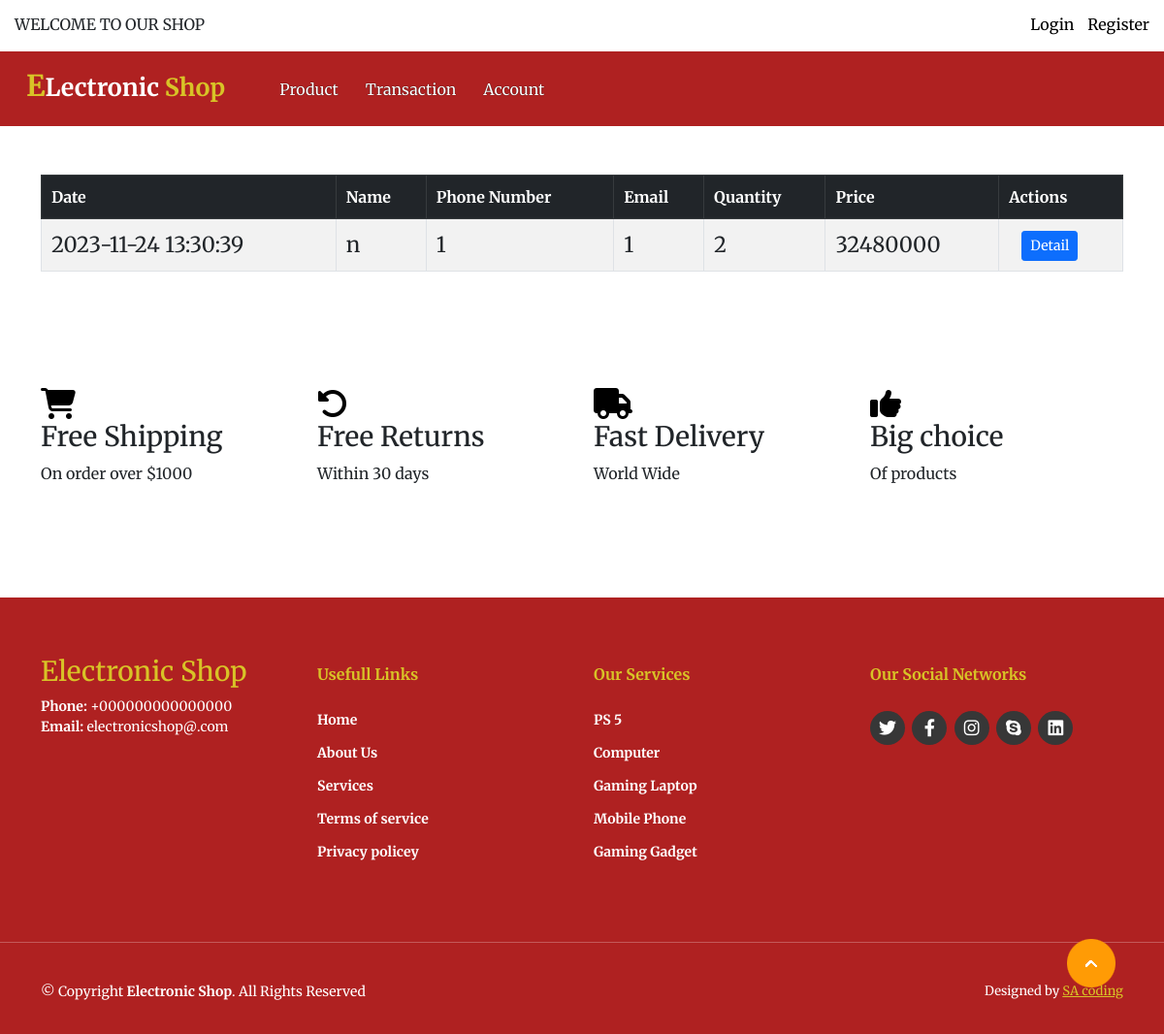
/transaction.php, run on the app's committed database.
### tables this page shows
CREATE TABLE `transaction` (
  `id` bigint NOT NULL AUTO_INCREMENT,
  `cart_id` bigint DEFAULT NULL,
  `total_price` bigint DEFAULT NULL,
  `total_quantity` bigint DEFAULT NULL,
  `transaction_date` datetime DEFAULT NULL,
  `user_id` bigint DEFAULT NULL,
  PRIMARY KEY (`id`),
  KEY `cart_id` (`cart_id`),
  KEY `fk_user_id` (`user_id`),
  CONSTRAINT `fk_user_id` FOREIGN KEY (`user_id`) REFERENCES `user` (`id`),
  CONSTRAINT `transaction_ibfk_1` FOREIGN KEY (`cart_id`) REFERENCES `cart` (`id`)
);

CREATE TABLE `user` (
  `id` bigint NOT NULL AUTO_INCREMENT,
  `name` varchar(255) NOT NULL,
  `user_name` varchar(255) NOT NULL,
  `phone_number` varchar(255) NOT NULL,
  `address` varchar(255) NOT NULL,
  `email` varchar(255) NOT NULL,
  `password` varchar(255) NOT NULL,
  `roleid` int NOT NULL,
  PRIMARY KEY (`id`,`roleid`),
  KEY `fk_user_role1_idx` (`roleid`),
  CONSTRAINT `fk_user_role1` FOREIGN KEY (`roleid`) REFERENCES `role` (`id`)
);

### transaction.php (the view, shortened to what this page needs)
<!DOCTYPE html>
<html lang="en">
<head>
    <link rel="stylesheet" href="style.css">
    <link href="https://cdn.jsdelivr.net/npm/bootstrap@5.0.2/dist/css/bootstrap.min.css" rel="stylesheet"
>
    <link rel="stylesheet" href="https://cdnjs.cloudflare.com/ajax/libs/font-awesome/6.2.0/css/all.min.css">
</head>
<body>
    <div class="fixed-top">
        <div class="top-navbar  bg-white">
            <p>WELCOME TO OUR SHOP</p>
            <div class="icons">
                <a href="login.php"><img src="./images/register.png" alt="" width="18px">Login</a>
                <a href="register.php"><img src="./images/register.png" alt="" width="18px">Register</a>
            </div>
        </div>
        <nav class="navbar navbar-expand-lg" id="navbar">
            <div class="container-fluid">
                <a class="navbar-brand" href="" id="logo"><span id="span1">E</span>Lectronic <span>Shop</span></a>
                <div class="collapse navbar-collapse" id="navbarSupportedContent">
                    <ul class="navbar-nav me-auto mb-2 mb-lg-0">
                        <li class="nav-item">
                            <a class="nav-link" href="http://localhost/projectlaptop/admin.php">Product</a>
                        </li>
                        <li class="nav-item">
                            <a class="nav-link" href="http://localhost/projectlaptop/transaction.php">Transaction</a>
                        </li>
                        <li class="nav-item">
                            <a class="nav-link" href="http://localhost/projectlaptop/account.php">Account</a>
                        </li>
                    </ul>
                </div>
            </div>
        </nav>
    </div>
    <div class="container mt-5">
        <div class="table-responsive">
            <table class="table  table-hover table-bordered table-striped" id="sortable-table">
                <thead>
                    <tr class="table-dark">
                        <th data-sort="date">Date</th>
                        <th data-sort="text">Name</th>
                        <th data-sort="number">Phone Number</th>
                        <th data-sort="text">Email</th>
                        <th data-sort="number">Quantity</th>
                        <th data-sort="number">Price</th>
                        <th>Actions</th>
                    </tr>
                </thead>
                <tbody>
                    <?php
                    $servername = "localhost";
                    $username = "root";
                    $password = "12345678";
                    $database = "projectlaptop";
                    $connection = new mysqli($servername, $username, $password, $database);
                    $sql = "SELECT t.id,t.transaction_date,name,phone_number,email,t.total_quantity,t.total_price
                    FROM transaction AS t
                    JOIN user on t.user_id=user.id
                    ORDER BY t.transaction_date DESC";
                    $result = $connection->query($sql);
                    while ($row = $result->fetch_assoc()) {
                        echo "<tr>";
                        echo "<td >" . $row["transaction_date"] . "</td>";
                        echo "<td >" . $row["name"] . "</td>";
                        echo "<td >" . $row["phone_number"] . "</td>";
                        echo "<td >" . $row["email"] . "</td>";
                        echo "<td>" . $row["total_quantity"] . "</td>";
                        echo "<td>" . $row["total_price"] . "</td>";
                        echo "<td>
                            <a href='history_product.php?transactionId={$row['id']}' class='btn btn-primary btn-sm detail-button'>Detail</a>
                            </td>";
                        echo "</tr>";
                    }
                    ?>
                </tbody>
            </table>
        </div>
    </div>
    <div class="container" id="offer">
        <div class="row">
            <div class="col-md-3 py-3 py-md-0">
                <i class="fa-solid fa-cart-shopping"></i>
                <h3>Free Shipping</h3>
                <p>On order over $1000</p>
            </div>
            <div class="col-md-3 py-3 py-md-0">
                <i class="fa-solid fa-rotate-left"></i>
                <h3>Free Returns</h3>
                <p>Within 30 days</p>
            </div>
            <div class="col-md-3 py-3 py-md-0">
                <i class="fa-solid fa-truck"></i>
                <h3>Fast Delivery</h3>
                <p>World Wide</p>
            </div>
            <div class="col-md-3 py-3 py-md-0">
                <i class="fa-solid fa-thumbs-up"></i>
                <h3>Big choice</h3>
                <p>Of products</p>
            </div>
        </div>
    </div>
    <footer id="footer">
        <div class="footer-top">
            <div class="container">
                <div class="row">
                    <div class="col-lg-3 col-md-6 footer-contact">
                        <h3>Electronic Shop</h3>
                        <strong>Phone:</strong> +000000000000000 <br>
                        <strong>Email:</strong> electronicshop@.com <br>
                    </div>
                    <div class="col-lg-3 col-md-6 footer-links">
                        <h4>Usefull Links</h4>
                        <ul>
                            <li><a href="#">Home</a></li>
                            <li><a href="#">About Us</a></li>
                            <li><a href="#">Services</a></li>
                            <li><a href="#">Terms of service</a></li>
                            <li><a href="#">Privacy policey</a></li>
                        </ul>
                    </div>
                    <div class="col-lg-3 col-md-6 footer-links">
                        <h4>Our Services</h4>
                        <ul>
                            <li><a href="#">PS 5</a></li>
                            <li><a href="#">Computer</a></li>
                            <li><a href="#">Gaming Laptop</a></li>
                            <li><a href="#">Mobile Phone</a></li>
                            <li><a href="#">Gaming Gadget</a></li>
                        </ul>
                    </div>
                    <div class="col-lg-3 col-md-6 footer-links">
                        <h4>Our Social Networks</h4>
                        <div class="socail-links mt-3">
                            <a href="#"><i class="fa-brands fa-twitter"></i></a>
                            <a href="#"><i class="fa-brands fa-facebook-f"></i></a>
                            <a href="#"><i class="fa-brands fa-instagram"></i></a>
                            <a href="#"><i class="fa-brands fa-skype"></i></a>
                            <a href="#"><i class="fa-brands fa-linkedin"></i></a>
                        </div>
                    </div>
                </div>
            </div>
        </div>
        <hr>
        <div class="container py-4">
            <div class="copyright">
                &copy; Copyright <strong><span>Electronic Shop</span></strong>. All Rights Reserved
            </div>
            <div class="credits">
                Designed by <a href="#">SA coding</a>
            </div>
        </div>
    </footer>
    <a href="#" class="arrow"><i><img src="./images/arrow.png" alt=""></i></a>
</body>
</html>

### style.css (style rules this page uses)
* { margin: 0; padding: 0; box-sizing: border-box; outline: none; font-family: 'Merriweather', serif; }
.top-navbar { display: flex; justify-content: space-between; }
.top-navbar p { margin-top: 13px; margin-left: 15px; }
.top-navbar .icons { margin-top: 13px; margin-right: 15px; }
.top-navbar a { text-decoration: none; color: black; margin-left: 10px; }
#navbar { background-color: #AF2121; }
#logo { margin-left: 15px; color: white; font-size: 25px; font-weight: bold; margin-bottom: 6px; }
#logo span { color: #D8C327; }
#logo #span1 { font-size: 30px; }
.navbar-nav { margin-left: 20px; }
.nav-item { margin-left: 10px; }
.nav-item .nav-link { color: white; margin-left: 2px; text-shadow: 0px 0px 1px black; transition: 0.5s ease; }
.btn { margin-left: 13px; }
#offer { margin-top: 100px; }
#offer i { font-size: 32px; color: black; }
#footer { padding: 0 0 30px 0px; color: white; font-size: 14px; background-color: #AF2121; margin-top: 100px; }
#footer .footer-top { padding: 60px 0 30px 0; width: 100%; background-color: #AF2121; color: white; }
#footer .footer-top .footer-contact { margin-bottom: 30px; }
#footer .footer-top .footer-contact h3 { color: #D8C327; }
#footer .footer-top h4 { font-size: 16px; font-weight: bold; position: relative; padding-bottom: 12px; }
#footer .footer-top .footer-links { margin-bottom: 30px; margin-top: 10px; }
#footer .footer-top .footer-links h4 { color: #D8C327; }
#footer .footer-top .footer-links ul { list-style: none; padding: 0; margin: 0; }
#footer .footer-top .footer-links ul li { padding: 10px 0; display: flex; align-items: center; }
#footer .footer-top .footer-links ul li a { text-decoration: none; color: white; display: inline-block; line-height: 1; font-weight: bold; transition: 0.5s ease; }
#footer .footer-top .socail-links a { font-size: 18px; display: inline-block; text-decoration: none; background-color: #373737; color: white; line-height: 1; padding: 8px 0; margin-right: 4px; border-radius: 50%; text-align: center; width: 36px; transition: 0.5s ease; }
#footer .copyright { text-align: center; float: left; }
#footer .credits { float: right; text-align: center; font-size: 13px; }
#footer .credits a { color: #D8C327; }
html { scroll-behavior: smooth; }
.arrow { position: fixed; width: 50px; height: 50px; bottom: 50px; right: 50px; text-decoration: none; text-align: center; line-height: 50px; }
#sortable-table { width: 100%; border-collapse: collapse; margin-bottom: 20px; }
#sortable-table th, #sortable-table td { padding: 10px; text-align: left; vertical-align: middle; }
#sortable-table td { font-size: 22px; }

### transaction.php (style rules this page uses)
body { margin-top: 180px; }
.fixed-top { height: 56px; background-color: #f8f9fa; }

### data on the page
transaction: transaction_date "2023-11-24 13:30:39", user.name "n", user.phone_number "1", user.email "1", total_quantity "2", total_price "32480000"
